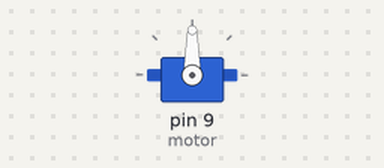
Bench run of a sketch on a simulated Arduino Uno, built with avr-gcc and run on an emulated ATmega328P. On the bench: servo.

Above: at 0.1 s.
At 3.1 s:
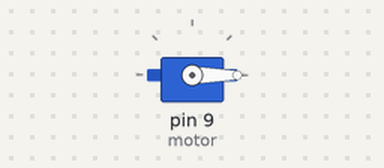
Timing chart, 0 to 4.6 s (numbered marks = the images above):
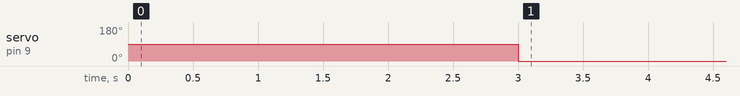

Measured:
- by itself, servo on pin 9 (motor): 90° → 0° at 3.0 s

The sketch:

servo_motor.ino
```cpp
#include  <Servo.h> //kütüphaneyi belirledik

Servo motor; //motor değişkenini tanımladık

void setup() {

}

void loop() {
motor.attach(9); //servomuza sinyali verdik
delay(3000); //süreyi yazdık
motor.write(0); //servomuza geri dön sinyalini verdik


}
```
